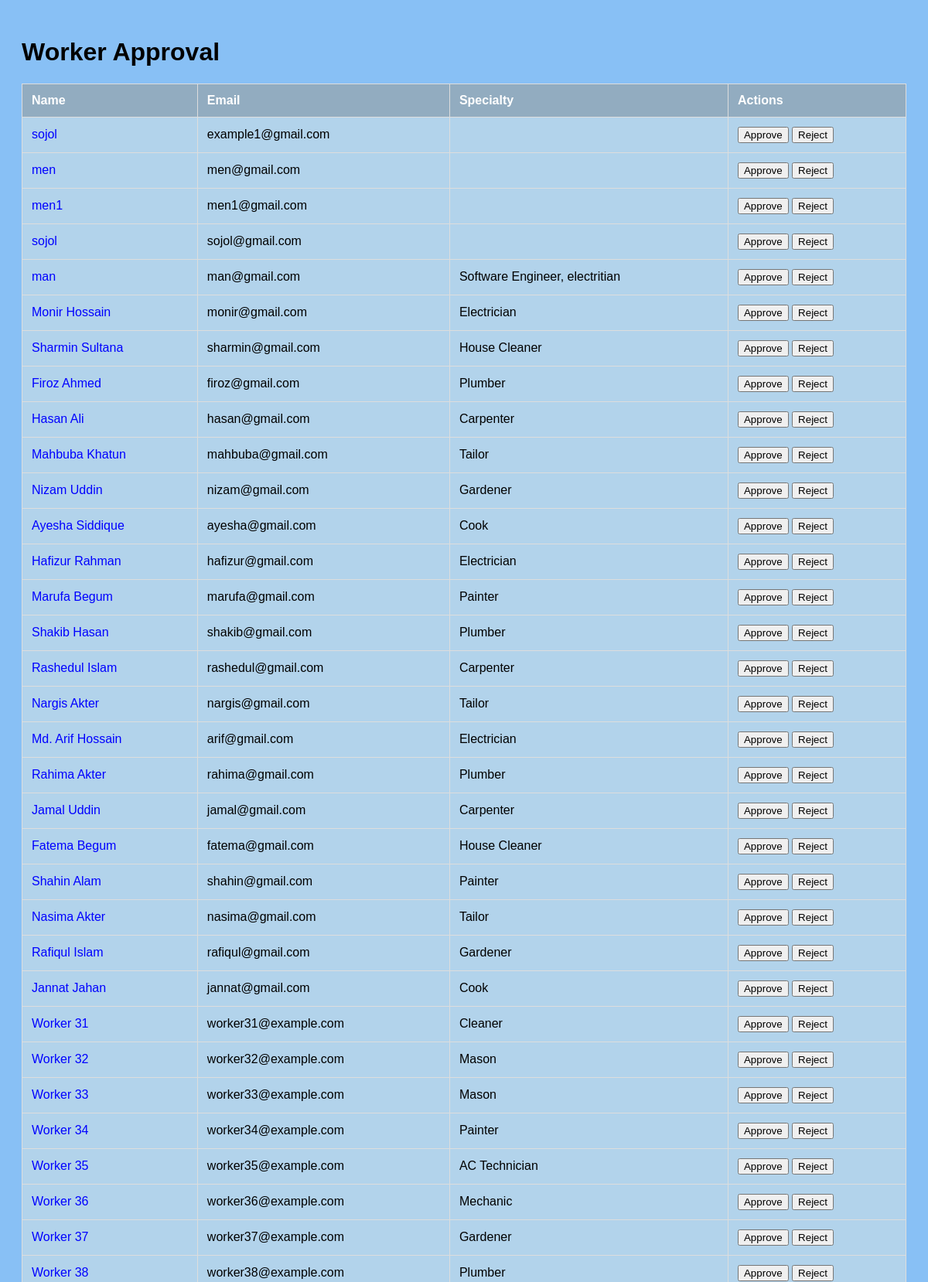
The page /worker_approval.php (upper part) on the database its author committed.
### tables this page shows
CREATE TABLE `workers` (
  `worker_id` int(11) NOT NULL,
  `name` varchar(100) NOT NULL,
  `phone` varchar(15) NOT NULL,
  `email` varchar(150) DEFAULT NULL,
  `address` text DEFAULT NULL,
  `specialty` varchar(100) NOT NULL,
  `experience_years` int(11) DEFAULT NULL,
  `bio` text DEFAULT NULL,
  `hourly_rate` decimal(10,2) DEFAULT NULL,
  `profile_photo` mediumblob DEFAULT NULL,
  `created_at` datetime DEFAULT current_timestamp(),
  `Status` varchar(20) DEFAULT NULL,
  `password` varchar(255) DEFAULT NULL,
  `specialty_id` int(11) DEFAULT NULL,
  `approved` tinyint(1) DEFAULT NULL
);

### worker_approval.php (the view, shortened to what this page needs)
<?php
include 'db.php';
$pending_workers = $pdo->query("SELECT * FROM workers WHERE approved IS NULL")->fetchAll(PDO::FETCH_ASSOC);
?>
<!DOCTYPE html>
<html lang="en">
<head>
</head>
<body>
    <h1>Worker Approval</h1>
    <table>
        <tr>
            <th>Name</th>
            <th>Email</th>
            <th>Specialty</th>
            <th>Actions</th>
        </tr>
        <?php foreach ($pending_workers as $worker): ?>
            <tr>
                <td><a href="worker_profile_view.php?worker_id=<?= $worker['worker_id'] ?>"><?= $worker['name'] ?></a></td>
                <td><?= $worker['email'] ?></td>
                <td><?= $worker['specialty'] ?></td>
                <td>
                    <form method="POST" action="admin_actions.php" style="display: inline;">
                        <button type="submit">Approve</button>
                    </form>
                    <form method="POST" action="admin_actions.php" style="display: inline;">
                        <button type="submit">Reject</button>
                    </form>
                </td>
            </tr>
        <?php endforeach; ?>
    </table>
</body>
</html>

### worker_approval.php (style rules this page uses)
body { background-color: rgb(136, 192, 245); font-family: Arial, sans-serif; padding: 20px; }
table { width: 100%; border-collapse: collapse; margin: 20px 0; }
table, th, td { border: 1px solid #ddd; }
th, td { padding: 12px; text-align: left; }
th { background-color: rgb(146, 172, 192); color: white; }
td { background-color: rgb(178, 211, 235);; }
a { color: blue; text-decoration: none; }

### rows shown on the page
workers: name "sojol", email "example1@gmail.com"
workers: name "men", email "men@gmail.com"
workers: name "men1", email "men1@gmail.com"
workers: name "sojol", email "sojol@gmail.com"
workers: name "man", email "man@gmail.com", specialty "Software Engineer, electritian"
workers: name "Monir Hossain", email "monir@gmail.com", specialty "Electrician"
workers: name "Sharmin Sultana", email "sharmin@gmail.com", specialty "House Cleaner"
workers: name "Firoz Ahmed", email "firoz@gmail.com", specialty "Plumber"
workers: name "Hasan Ali", email "hasan@gmail.com", specialty "Carpenter"
workers: name "Mahbuba Khatun", email "mahbuba@gmail.com", specialty "Tailor"
workers: name "Nizam Uddin", email "nizam@gmail.com", specialty "Gardener"
workers: name "Ayesha Siddique", email "ayesha@gmail.com", specialty "Cook"
workers: name "Hafizur Rahman", email "hafizur@gmail.com", specialty "Electrician"
workers: name "Marufa Begum", email "marufa@gmail.com", specialty "Painter"
workers: name "Shakib Hasan", email "shakib@gmail.com", specialty "Plumber"
workers: name "Rashedul Islam", email "rashedul@gmail.com", specialty "Carpenter"
workers: name "Nargis Akter", email "nargis@gmail.com", specialty "Tailor"
workers: name "Md. Arif Hossain", email "arif@gmail.com", specialty "Electrician"
workers: name "Rahima Akter", email "rahima@gmail.com", specialty "Plumber"
workers: name "Jamal Uddin", email "jamal@gmail.com", specialty "Carpenter"
workers: name "Fatema Begum", email "fatema@gmail.com", specialty "House Cleaner"
workers: name "Shahin Alam", email "shahin@gmail.com", specialty "Painter"
workers: name "Nasima Akter", email "nasima@gmail.com", specialty "Tailor"
workers: name "Rafiqul Islam", email "rafiqul@gmail.com", specialty "Gardener"
workers: name "Jannat Jahan", email "jannat@gmail.com", specialty "Cook"
workers: name "Worker 31", email "worker31@example.com", specialty "Cleaner"
workers: name "Worker 32", email "worker32@example.com", specialty "Mason"
workers: name "Worker 33", email "worker33@example.com", specialty "Mason"
workers: name "Worker 34", email "worker34@example.com", specialty "Painter"
workers: name "Worker 35", email "worker35@example.com", specialty "AC Technician"
workers: name "Worker 36", email "worker36@example.com", specialty "Mechanic"
workers: name "Worker 37", email "worker37@example.com", specialty "Gardener"
workers: name "Worker 38", email "worker38@example.com", specialty "Plumber"
